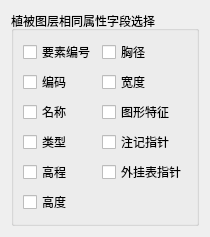
           <widget class="QWidget" name="tab_Layer_L">
            <attribute name="title">
             <string>植被</string>
            </attribute>
            <layout class="QGridLayout" name="gridLayout_33">
             <item row="0" column="0">
              <widget class="QGroupBox" name="groupBox_L">
               <property name="title">
                <string>植被图层相同属性字段选择</string>
               </property>
               <layout class="QGridLayout" name="gridLayout_18">
                <item row="0" column="0">
                 <widget class="QCheckBox" name="checkBox_YaoSuBianHao_L">
                  <property name="text">
                   <string>要素编号</string>
                  </property>
                 </widget>
                </item>
                <item row="0" column="1">
                 <widget class="QCheckBox" name="checkBox_XiongJing_L">
                  <property name="text">
                   <string>胸径</string>
                  </property>
                 </widget>
                </item>
                <item row="1" column="0">
                 <widget class="QCheckBox" name="checkBox_BianMa_L">
                  <property name="text">
                   <string>编码</string>
                  </property>
                 </widget>
                </item>
                <item row="1" column="1">
                 <widget class="QCheckBox" name="checkBox_KuanDu_L">
                  <property name="text">
                   <string>宽度</string>
                  </property>
                 </widget>
                </item>
                <item row="2" column="0">
                 <widget class="QCheckBox" name="checkBox_MingCheng_L">
                  <property name="text">
                   <string>名称</string>
                  </property>
                 </widget>
                </item>
                <item row="2" column="1">
                 <widget class="QCheckBox" name="checkBox_TuXingTeZheng_L">
                  <property name="text">
                   <string>图形特征</string>
                  </property>
                 </widget>
                </item>
                <item row="3" column="0">
                 <widget class="QCheckBox" name="checkBox_LeiXing_L">
                  <property name="text">
                   <string>类型</string>
                  </property>
                 </widget>
                </item>
                <item row="3" column="1">
                 <widget class="QCheckBox" name="checkBox_ZhuJiZhiZhen_L">
                  <property name="text">
                   <string>注记指针</string>
                  </property>
                 </widget>
                </item>
                <item row="4" column="0">
                 <widget class="QCheckBox" name="checkBox_GaoCheng_L">
                  <property name="text">
                   <string>高程</string>
                  </property>
                 </widget>
                </item>
                <item row="4" column="1">
                 <widget class="QCheckBox" name="checkBox_WaiGuaBiaoZhiZhen_L">
                  <property name="text">
                   <string>外挂表指针</string>
                  </property>
                 </widget>
                </item>
                <item row="5" column="0">
                 <widget class="QCheckBox" name="checkBox_GaoDu_L">
                  <property name="text">
                   <string>高度</string>
                  </property>
                 </widget>
                </item>
               </layout>
              </widget>
             </item>
            </layout>
           </widget>
